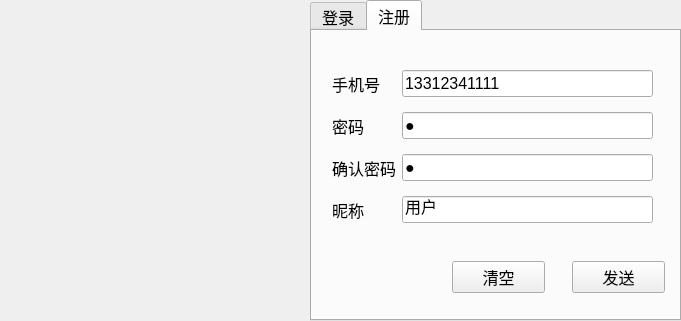
<?xml version="1.0" encoding="UTF-8"?>
<ui version="4.0">
 <class>LoginDialog</class>
 <widget class="QDialog" name="LoginDialog">
  <property name="geometry">
   <rect>
    <x>0</x>
    <y>0</y>
    <width>681</width>
    <height>321</height>
   </rect>
  </property>
  <property name="minimumSize">
   <size>
    <width>681</width>
    <height>321</height>
   </size>
  </property>
  <property name="maximumSize">
   <size>
    <width>681</width>
    <height>321</height>
   </size>
  </property>
  <property name="font">
   <font>
    <pointsize>10</pointsize>
   </font>
  </property>
  <property name="windowTitle">
   <string>Dialog</string>
  </property>
  <widget class="QLabel" name="pb_icon">
   <property name="geometry">
    <rect>
     <x>0</x>
     <y>0</y>
     <width>311</width>
     <height>321</height>
    </rect>
   </property>
   <property name="text">
    <string/>
   </property>
   <property name="textFormat">
    <enum>Qt::AutoText</enum>
   </property>
   <property name="pixmap">
    <pixmap resource="resource.qrc">:/tb/ysxs.png</pixmap>
   </property>
   <property name="scaledContents">
    <bool>true</bool>
   </property>
  </widget>
  <widget class="QTabWidget" name="tw_page">
   <property name="geometry">
    <rect>
     <x>310</x>
     <y>0</y>
     <width>371</width>
     <height>321</height>
    </rect>
   </property>
   <property name="font">
    <font>
     <pointsize>12</pointsize>
    </font>
   </property>
   <property name="currentIndex">
    <number>1</number>
   </property>
   <widget class="QWidget" name="tab_login">
    <attribute name="title">
     <string>登录</string>
    </attribute>
    <widget class="QPushButton" name="pb_clear">
     <property name="geometry">
      <rect>
       <x>140</x>
       <y>230</y>
       <width>93</width>
       <height>32</height>
      </rect>
     </property>
     <property name="text">
      <string>清空</string>
     </property>
    </widget>
    <widget class="QPushButton" name="pb_login">
     <property name="geometry">
      <rect>
       <x>260</x>
       <y>230</y>
       <width>93</width>
       <height>32</height>
      </rect>
     </property>
     <property name="text">
      <string>发送</string>
     </property>
    </widget>
    <widget class="QWidget" name="">
     <property name="geometry">
      <rect>
       <x>20</x>
       <y>30</y>
       <width>321</width>
       <height>91</height>
      </rect>
     </property>
     <layout class="QGridLayout" name="gridLayout">
      <item row="0" column="0">
       <widget class="QLabel" name="lb_tel">
        <property name="text">
         <string>手机号</string>
        </property>
       </widget>
      </item>
      <item row="0" column="1">
       <widget class="QLineEdit" name="le_tel">
        <property name="text">
         <string>13312341111</string>
        </property>
       </widget>
      </item>
      <item row="1" column="0">
       <widget class="QLabel" name="lb_password">
        <property name="text">
         <string>密码</string>
        </property>
       </widget>
      </item>
      <item row="1" column="1">
       <widget class="QLineEdit" name="le_password">
        <property name="text">
         <string>1</string>
        </property>
        <property name="echoMode">
         <enum>QLineEdit::Password</enum>
        </property>
       </widget>
      </item>
     </layout>
    </widget>
   </widget>
   <widget class="QWidget" name="tab_register">
    <attribute name="title">
     <string>注册</string>
    </attribute>
    <widget class="QWidget" name="layoutWidget">
     <property name="geometry">
      <rect>
       <x>20</x>
       <y>30</y>
       <width>321</width>
       <height>171</height>
      </rect>
     </property>
     <layout class="QGridLayout" name="gridLayout_2">
      <item row="1" column="1">
       <widget class="QLineEdit" name="le_password_register">
        <property name="text">
         <string>1</string>
        </property>
        <property name="echoMode">
         <enum>QLineEdit::Password</enum>
        </property>
       </widget>
      </item>
      <item row="0" column="0">
       <widget class="QLabel" name="lb_tel_register">
        <property name="text">
         <string>手机号</string>
        </property>
       </widget>
      </item>
      <item row="3" column="0">
       <widget class="QLabel" name="lb_name_register">
        <property name="text">
         <string>昵称</string>
        </property>
       </widget>
      </item>
      <item row="2" column="1">
       <widget class="QLineEdit" name="le_confirm_register">
        <property name="text">
         <string>1</string>
        </property>
        <property name="echoMode">
         <enum>QLineEdit::Password</enum>
        </property>
       </widget>
      </item>
      <item row="0" column="1">
       <widget class="QLineEdit" name="le_tel_register">
        <property name="text">
         <string>13312341111</string>
        </property>
       </widget>
      </item>
      <item row="1" column="0">
       <widget class="QLabel" name="lb_password_register">
        <property name="text">
         <string>密码</string>
        </property>
       </widget>
      </item>
      <item row="2" column="0">
       <widget class="QLabel" name="lb_confirm_register">
        <property name="text">
         <string>确认密码</string>
        </property>
       </widget>
      </item>
      <item row="3" column="1">
       <widget class="QLineEdit" name="le_name_register">
        <property name="text">
         <string>用户</string>
        </property>
       </widget>
      </item>
     </layout>
    </widget>
    <widget class="QPushButton" name="pb_clear_register">
     <property name="geometry">
      <rect>
       <x>140</x>
       <y>230</y>
       <width>93</width>
       <height>32</height>
      </rect>
     </property>
     <property name="text">
      <string>清空</string>
     </property>
    </widget>
    <widget class="QPushButton" name="pb_register">
     <property name="geometry">
      <rect>
       <x>260</x>
       <y>230</y>
       <width>93</width>
       <height>32</height>
      </rect>
     </property>
     <property name="text">
      <string>发送</string>
     </property>
    </widget>
   </widget>
  </widget>
 </widget>
 <tabstops>
  <tabstop>le_tel_register</tabstop>
  <tabstop>le_password_register</tabstop>
  <tabstop>le_confirm_register</tabstop>
  <tabstop>le_name_register</tabstop>
  <tabstop>pb_register</tabstop>
  <tabstop>pb_clear_register</tabstop>
  <tabstop>tw_page</tabstop>
  <tabstop>le_tel</tabstop>
  <tabstop>le_password</tabstop>
  <tabstop>pb_login</tabstop>
  <tabstop>pb_clear</tabstop>
 </tabstops>
 <resources>
  <include location="resource.qrc"/>
 </resources>
 <connections/>
</ui>
